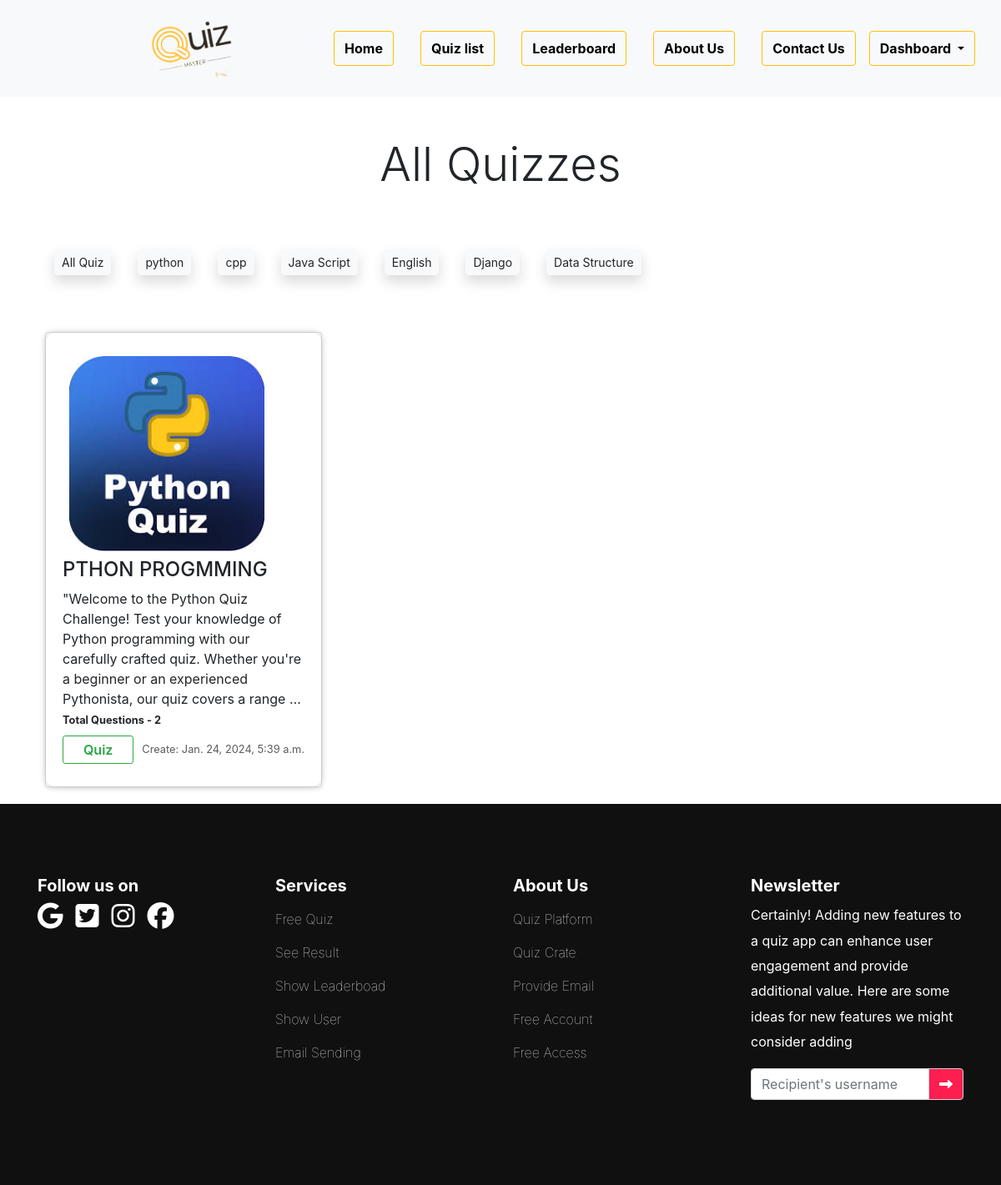
Page /quim/search/python (signed in) on the earlier database version.
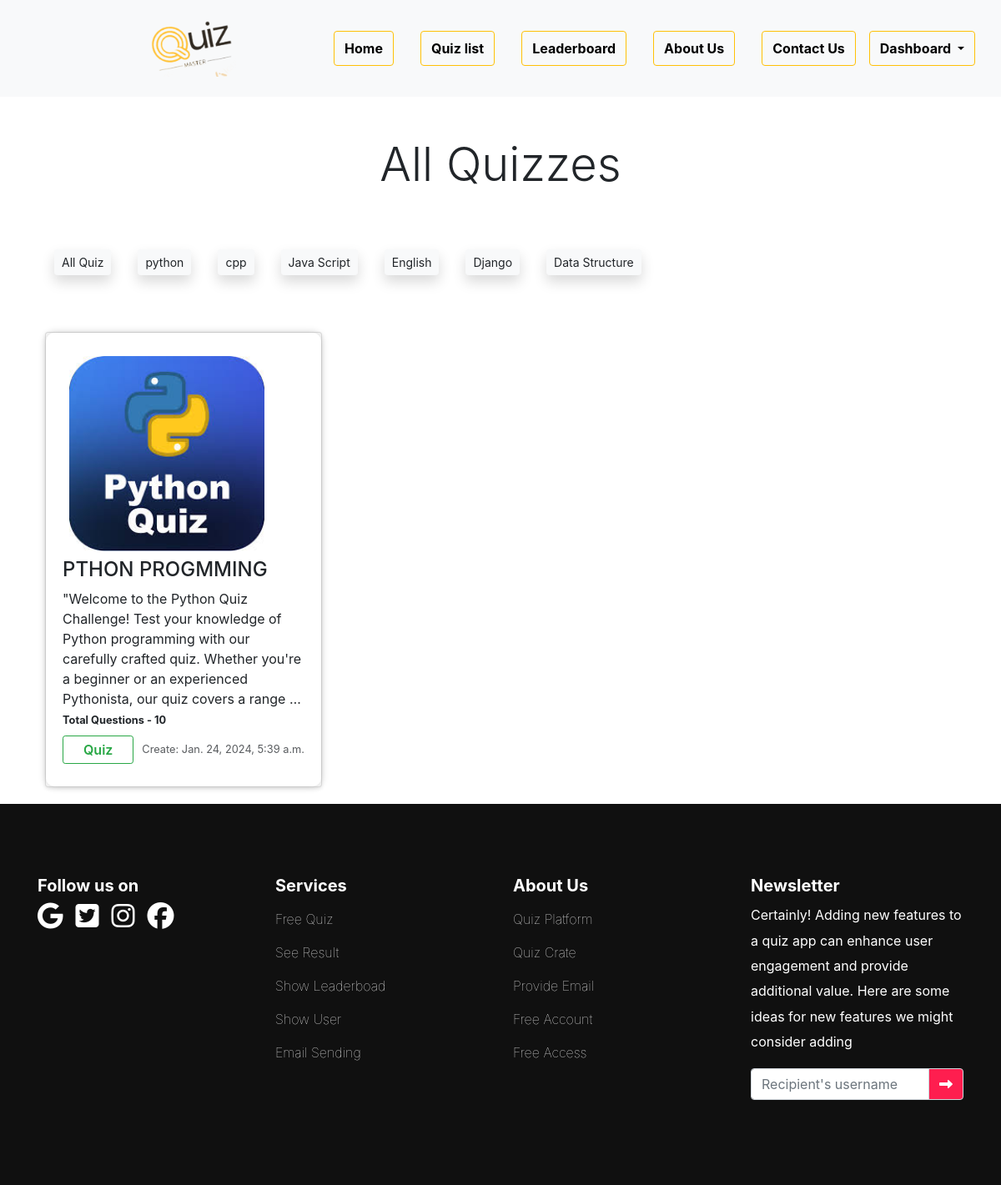
Same page on the later database version.
### quizm/models.py (models this page shows, shortened)
class Quiz(models.Model):
    title = models.CharField(max_length=255)
    description = models.TextField()
    category = models.ForeignKey(Category, on_delete=models.CASCADE)
    quiz_file = models.FileField(upload_to='quiz/')
    created_at = models.DateTimeField(auto_now_add=True)
    updated_at = models.DateTimeField(auto_now=True)
    image = models.ImageField(
        upload_to='uploads/', blank=True, null=True)
    class Meta:
        verbose_name_plural = 'Quizzes'

class Question(models.Model):
    quiz = models.ForeignKey(Quiz, on_delete=models.CASCADE)
    text = models.TextField()

### quizm/views.py (the view)
# urls.py: path('search/<str:category>', views.search_view, name='search'),
@login_required(login_url='user_login')
def search_view(request, category):
    user_object = User.objects.get(username=request.user)
    if request.GET.get('q') != None:
        q = request.GET.get('q')
        query = Q(title__icontains=q) | Q(description__icontains=q)
        quizzes = Quiz.objects.filter(query).order_by('-created_at')
    elif category != " ":
        quizzes = Quiz.objects.filter(
            category__name=category).order_by('-created_at')
    else:
        quizzes = Quiz.objects.order_by('-created_at')
    categories = Category.objects.all()
    context = {"user_profile": 'sakil',
               "quizzes": quizzes, "categories": categories}
    return render(request, 'all-quiz.html', context)

### quizm/templates/all-quiz.html (shortened to what this page needs)
{% extends 'base.html' %}
{% block content %}
<h1 class="display-4 text-center my-5">All Quizzes</h1>
<div class="container">
    <div class="d-flex flex-wrap gap-4 p-3 ">
        <a href="{% url 'all_quiz' %}" class="btn btn-sm btn-light m-1 shadow">All Quiz</a>
        {% for category in categories %}
        <a href="{% url 'search' category.name %}" class="btn btn-sm btn-light m-1 shadow">{{category.name}}</a>
        {% endfor %}
    </div>
</div>
<div class="container mt-5">
    <div class="row row-cols-sm-1 row-cols-md-3 row-cols-lg-3 g-5">
        {% if quizzes|length > 0 %}
        {% for quiz in quizzes %}
        <div class="">
            <div class="card shadow-sm ">
                <div class="card-body m-auto cb" style="height: 34rem;">
                    <img class="mx-auto p-2" style="width: 250px;" src={{quiz.image.url}} alt="Card image">
                    <h4>{{quiz.title}}</h4>
                    <small class="card-text fs-6">{{quiz.description|truncatewords:30}}</small>
                    <br>
                    <small class="card-text my-1 fw-bold">Total Questions - {{quiz.question_set.all|length}}</small>
                    <div class="d-flex justify-content-between align-items-center mt-2">
                        <div class="btn-group">
                            <a href="{% url 'quiz' quiz.id %}" type="button"
                                class="btn btn-sm btn-outline-success sbtn fs-6 px-4">
                                Quiz</a>
                        </div>
                        <small class="text-body-secondary">Create: {{quiz.created_at}}</small>
                    </div>
                </div>
            </div>
        </div>
        {% endfor %}
        {% else %}
        <div class="col-lg-12 col-md-12 col-12">
            <p class="text-center text-danger fs-5">There is no quiz available for this category or search.</p>
        </div>
        {% endif %}
    </div>
</div>
{% endblock content %}

Differences in the rows shown:
changed Quiz "PTHON PROGMMING": question_set.all|length "2" → "10"
